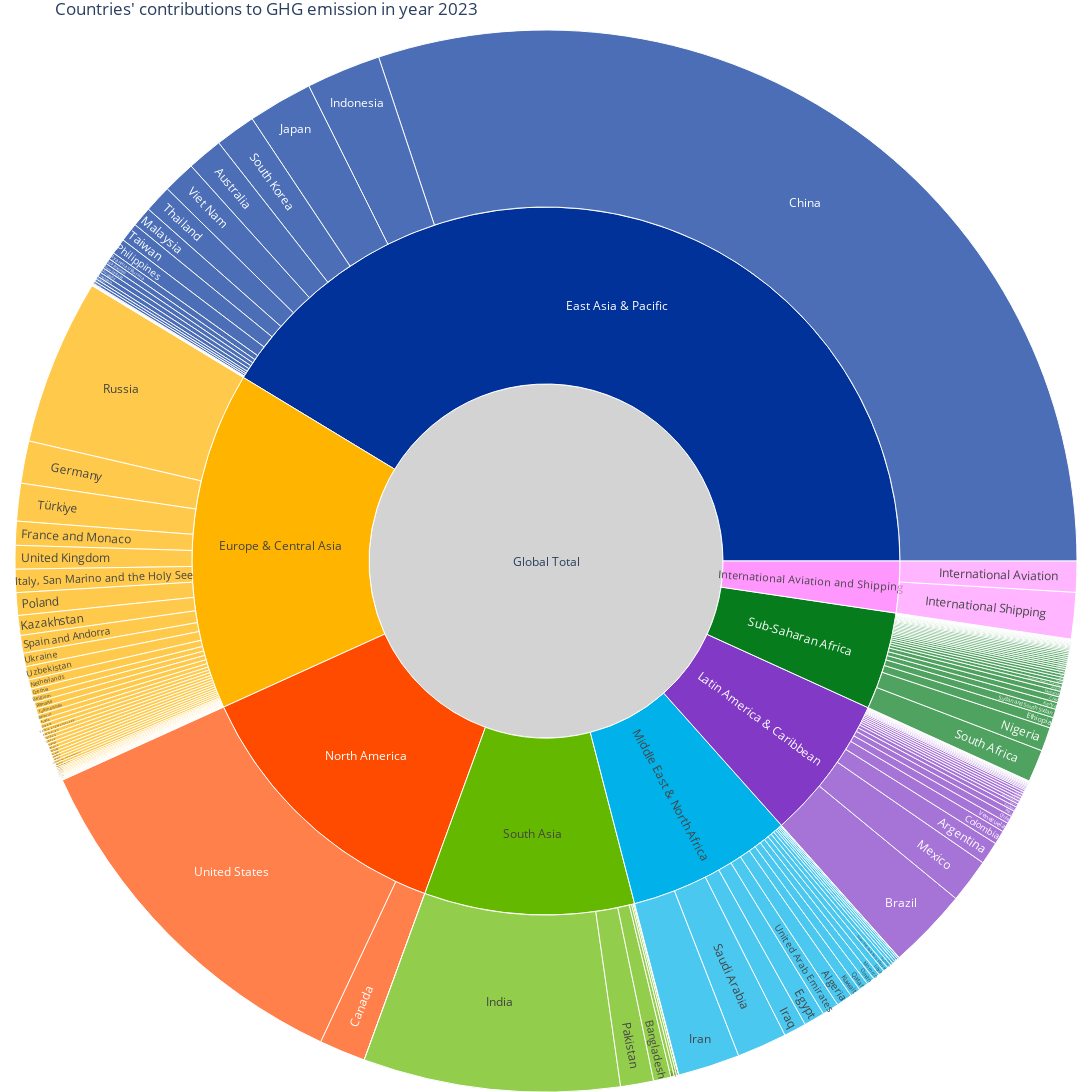
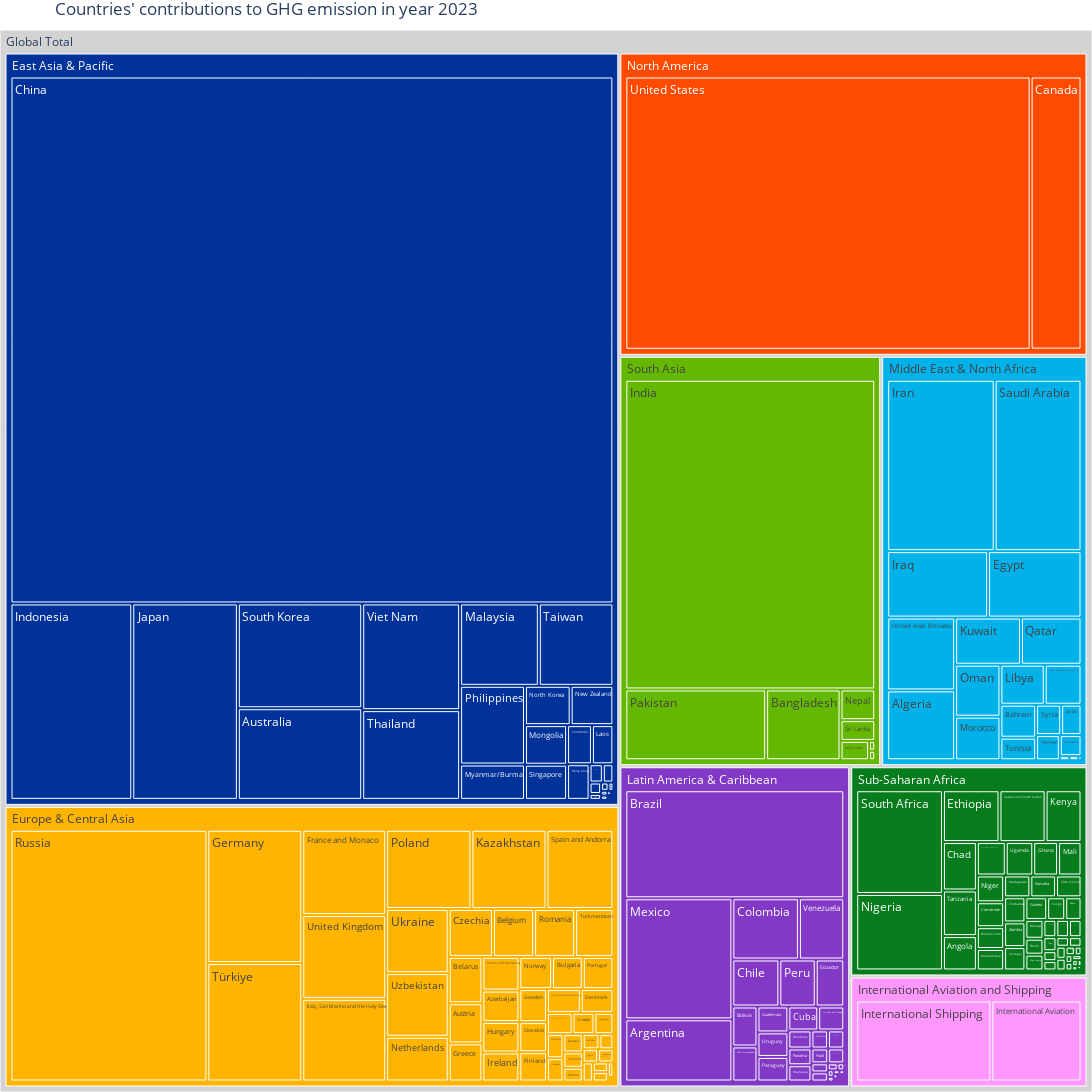
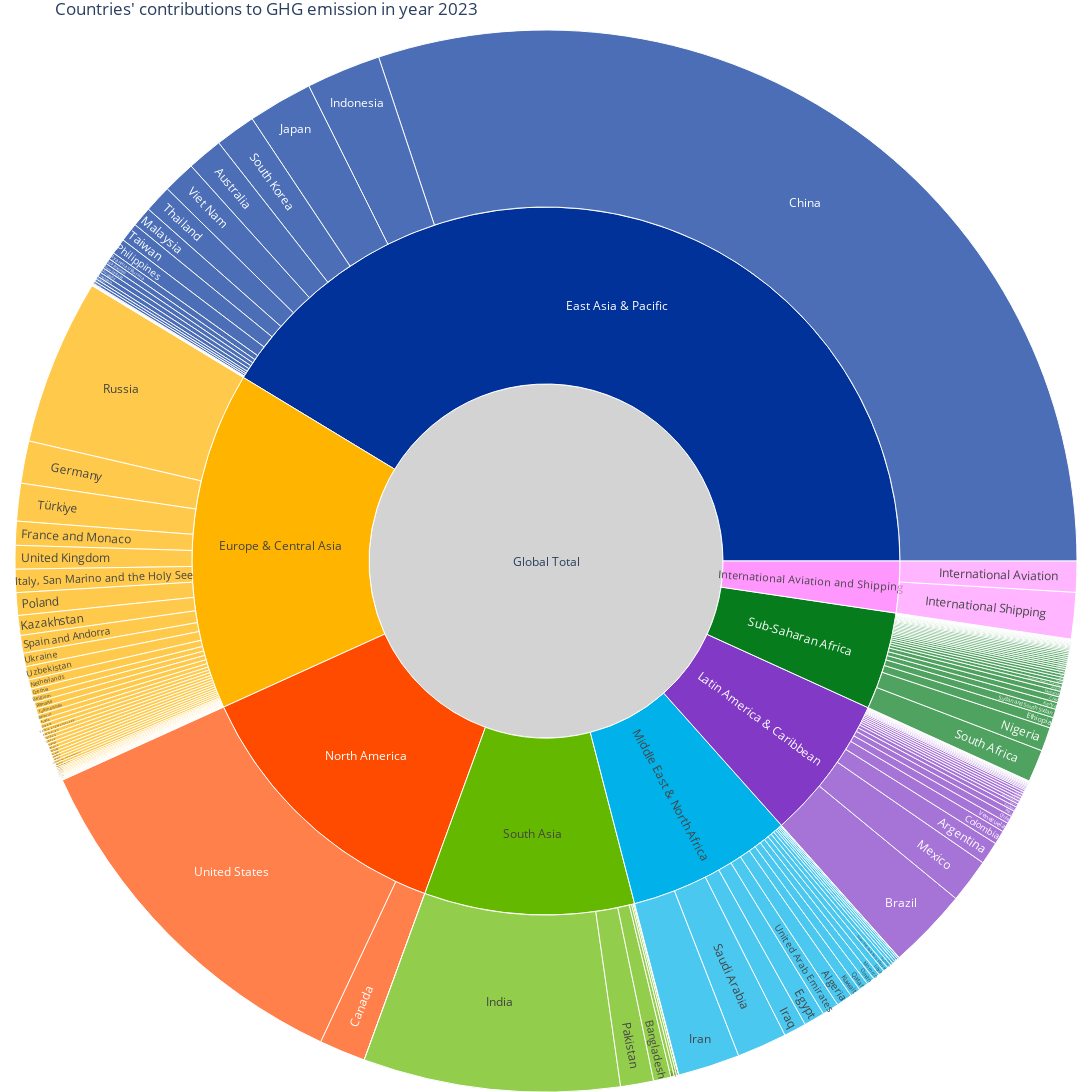
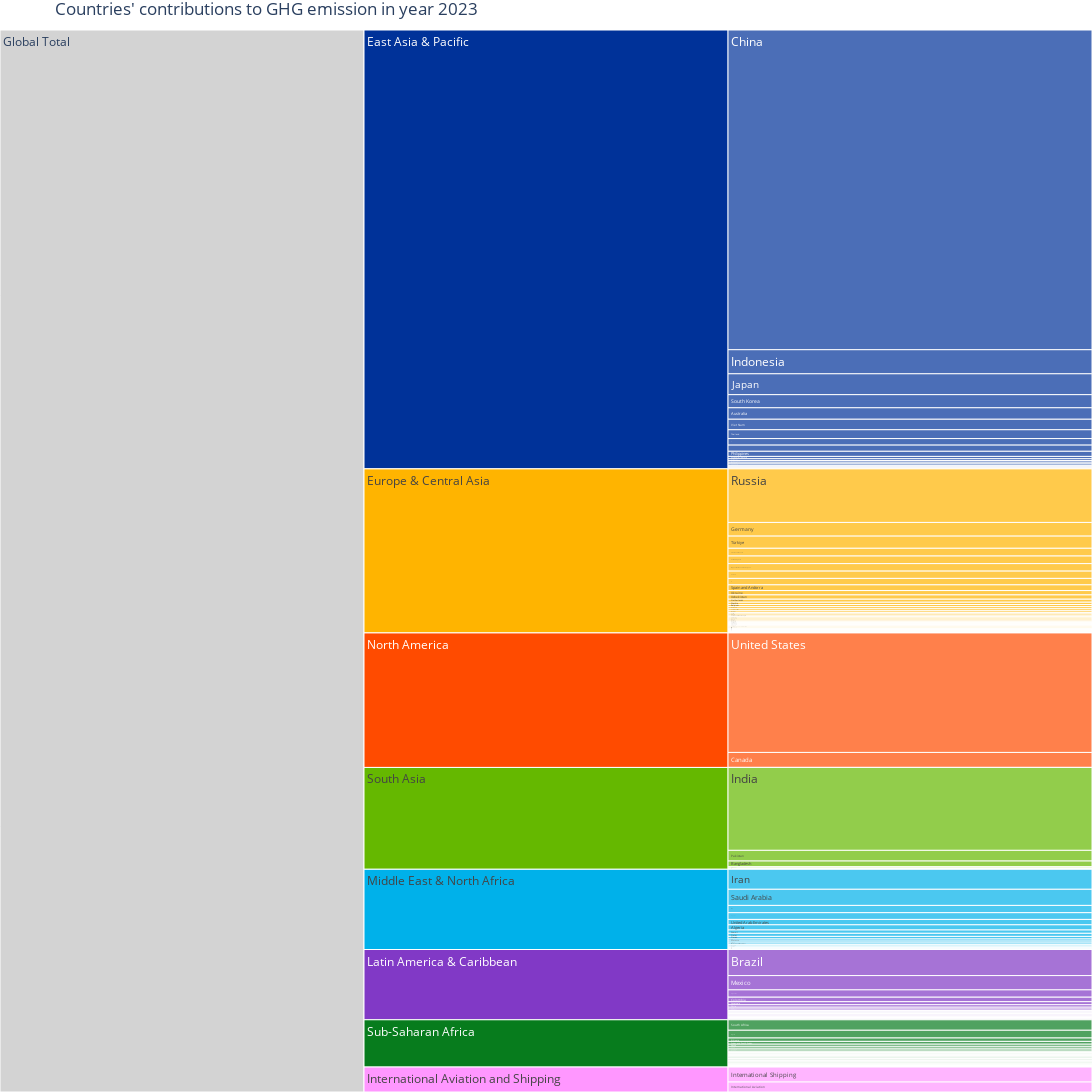

Notebook code for these charts, in order:
### Markdown cell above
### Chart 3

### Code cell
import ipywidgets as widgets
from IPython.display import display

# Create the IntSlider widget
year_selector = widgets.IntSlider(value = 2023, min=1970, max=2023, description="Year:")

chart_type_selector = widgets.ToggleButtons(
    options=['Treemap', 'Sunburst', 'Icicle'],
    description="Chart Type:",
    value='Treemap'  # Default value
)
# Create an Output widget to display the chart
out = widgets.Output()

# Define the function to update the chart
def update_chart(change = None):
    with out:
        out.clear_output()  # Clear previous output                
        # Determine chart type
        chart_type = chart_type_selector.value
        year_value = year_selector.value
        if chart_type == 'Icicle': 
            fig = px.icicle(
                GHG_totals_by_country_continent,
                path=[px.Constant("Global Total"), 'Region', 'Country'],
                values=year_value,  # Use the updated value from the slider
                color='Region',
                color_discrete_map={
                    '(?)': 'lightgrey',
                    'East Asia & Pacific': COLORS[0],
                    'Europe & Central Asia': COLORS[1],
                    'North America': COLORS[2],
                    'South Asia': COLORS[3],
                    'Middle East & North Africa': COLORS[4],
                    'Latin America & Caribbean': COLORS[5],
                    'Sub-Saharan Africa': COLORS[6],
                },
                width=1100,
                height=1500,
            )
        elif chart_type == 'Sunburst': 
            fig = px.sunburst(
                GHG_totals_by_country_continent,
                path=[px.Constant("Global Total"), 'Region', 'Country'],
                values=year_value,  # Use the updated value from the slider
                color='Region',
                color_discrete_map={
                    '(?)': 'lightgrey',
                    'East Asia & Pacific': COLORS[0],
                    'Europe & Central Asia': COLORS[1],
                    'North America': COLORS[2],
                    'South Asia': COLORS[3],
                    'Middle East & North Africa': COLORS[4],
                    'Latin America & Caribbean': COLORS[5],
                    'Sub-Saharan Africa': COLORS[6],
                },
                width=1100,
                height=1500,
            )
        elif chart_type == 'Treemap': 
            fig = px.treemap(
                GHG_totals_by_country_continent,
                path=[px.Constant("Global Total"), 'Region', 'Country'],
                values=year_value,  # Use the updated value from the slider
                color='Region',
                color_discrete_map={
                    '(?)': 'lightgrey',
                    'East Asia & Pacific': COLORS[0],
                    'Europe & Central Asia': COLORS[1],
                    'North America': COLORS[2],
                    'South Asia': COLORS[3],
                    'Middle East & North Africa': COLORS[4],
                    'Latin America & Caribbean': COLORS[5],
                    'Sub-Saharan Africa': COLORS[6],
                },
                width=1100,
                height=1500,
            )
        fig.update_traces(root_color="lightgrey")
        fig.update_layout(margin=dict(t=30, l=0, r=0, b=0))
        fig.update_layout(title=f"Countries' contributions to GHG emission in year {year_value}")
        fig.show()
# Attach the update function to the widgets
year_selector.observe(update_chart, names='value')
chart_type_selector.observe(update_chart, names='value')

# Display the slider and the chart
display(widgets.VBox([year_selector, chart_type_selector]), out)

update_chart()

### Figure 1 — Plotly figure (JSON) as saved in the notebook; plotly's stock layout.template omitted (floating-point values rounded to 4 significant figures; data arrays with more than 128 entries replaced by an {"elided": "..."} marker saying what was removed)
{"data": [{"branchvalues": "total", "customdata": {"elided": "219x1 str values"}, "domain": {"x": [0, 1], "y": [0, 1]}, "hovertemplate": "labels=%{label}<br>2023=%{value}<br>parent=%{parent}<br>id=%{id}<br>Region=%{customdata[0]}<extra></extra>", "ids": {"elided": "219 str values"}, "labels": {"elided": "219 str values"}, "marker": {"colors": {"elided": "219 str values"}}, "name": "", "parents": {"elided": "219 str values"}, "root": {"color": "lightgrey"}, "type": "sunburst", "values": {"elided": "219 float values"}}], "layout": {"height": 1500, "legend": {"tracegroupgap": 0}, "margin": {"b": 0, "l": 0, "r": 0, "t": 30}, "title": {"text": "Countries' contributions to GHG emission in year 2023"}, "width": 1100}}

### Figure 2 — Plotly figure (JSON) as saved in the notebook; plotly's stock layout.template omitted (floating-point values rounded to 4 significant figures; data arrays with more than 128 entries replaced by an {"elided": "..."} marker saying what was removed)
{"data": [{"branchvalues": "total", "customdata": {"elided": "219x1 str values"}, "domain": {"x": [0, 1], "y": [0, 1]}, "hovertemplate": "labels=%{label}<br>2023=%{value}<br>parent=%{parent}<br>id=%{id}<br>Region=%{customdata[0]}<extra></extra>", "ids": {"elided": "219 str values"}, "labels": {"elided": "219 str values"}, "marker": {"colors": {"elided": "219 str values"}}, "name": "", "parents": {"elided": "219 str values"}, "root": {"color": "lightgrey"}, "type": "treemap", "values": {"elided": "219 float values"}}], "layout": {"height": 1500, "legend": {"tracegroupgap": 0}, "margin": {"b": 0, "l": 0, "r": 0, "t": 30}, "title": {"text": "Countries' contributions to GHG emission in year 2023"}, "width": 1100}}

### Figure 3 — Plotly figure (JSON) as saved in the notebook; plotly's stock layout.template omitted (floating-point values rounded to 4 significant figures; data arrays with more than 128 entries replaced by an {"elided": "..."} marker saying what was removed)
{"data": [{"branchvalues": "total", "customdata": {"elided": "219x1 str values"}, "domain": {"x": [0, 1], "y": [0, 1]}, "hovertemplate": "labels=%{label}<br>2023=%{value}<br>parent=%{parent}<br>id=%{id}<br>Region=%{customdata[0]}<extra></extra>", "ids": {"elided": "219 str values"}, "labels": {"elided": "219 str values"}, "marker": {"colors": {"elided": "219 str values"}}, "name": "", "parents": {"elided": "219 str values"}, "root": {"color": "lightgrey"}, "type": "sunburst", "values": {"elided": "219 float values"}}], "layout": {"height": 1500, "legend": {"tracegroupgap": 0}, "margin": {"b": 0, "l": 0, "r": 0, "t": 30}, "title": {"text": "Countries' contributions to GHG emission in year 2023"}, "width": 1100}}

### Figure 4 — Plotly figure (JSON) as saved in the notebook; plotly's stock layout.template omitted (floating-point values rounded to 4 significant figures; data arrays with more than 128 entries replaced by an {"elided": "..."} marker saying what was removed)
{"data": [{"branchvalues": "total", "customdata": {"elided": "219x1 str values"}, "domain": {"x": [0, 1], "y": [0, 1]}, "hovertemplate": "labels=%{label}<br>2023=%{value}<br>parent=%{parent}<br>id=%{id}<br>Region=%{customdata[0]}<extra></extra>", "ids": {"elided": "219 str values"}, "labels": {"elided": "219 str values"}, "marker": {"colors": {"elided": "219 str values"}}, "name": "", "parents": {"elided": "219 str values"}, "root": {"color": "lightgrey"}, "type": "icicle", "values": {"elided": "219 float values"}}], "layout": {"height": 1500, "legend": {"tracegroupgap": 0}, "margin": {"b": 0, "l": 0, "r": 0, "t": 30}, "title": {"text": "Countries' contributions to GHG emission in year 2023"}, "width": 1100}}
